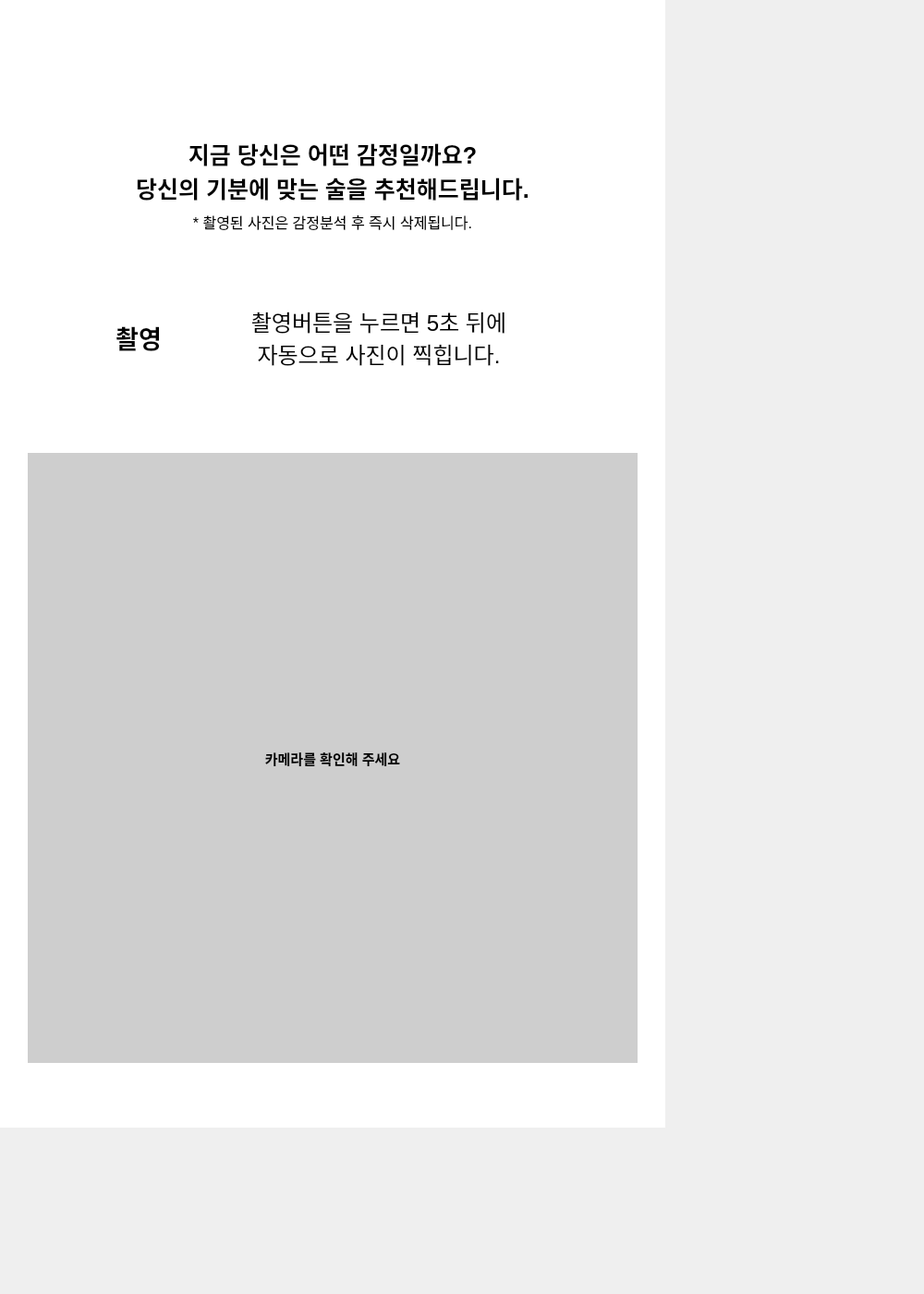
   <widget class="QWidget" name="page_15">
    <widget class="QLabel" name="p15_background_color_label">
     <property name="geometry">
      <rect>
       <x>0</x>
       <y>0</y>
       <width>720</width>
       <height>1220</height>
      </rect>
     </property>
     <property name="styleSheet">
      <string notr="true">background-color: rgb(255, 255, 255);</string>
     </property>
     <property name="text">
      <string/>
     </property>
    </widget>
    <widget class="QLabel" name="p15_home_image_label">
     <property name="geometry">
      <rect>
       <x>10</x>
       <y>10</y>
       <width>50</width>
       <height>50</height>
      </rect>
     </property>
     <property name="text">
      <string/>
     </property>
     <property name="pixmap">
      <pixmap>source/home_50.png</pixmap>
     </property>
    </widget>
    <widget class="QPushButton" name="p15_home_button">
     <property name="geometry">
      <rect>
       <x>10</x>
       <y>10</y>
       <width>50</width>
       <height>50</height>
      </rect>
     </property>
     <property name="text">
      <string/>
     </property>
     <property name="flat">
      <bool>true</bool>
     </property>
    </widget>
    <widget class="QLabel" name="p15_title_1_label">
     <property name="geometry">
      <rect>
       <x>0</x>
       <y>150</y>
       <width>720</width>
       <height>70</height>
      </rect>
     </property>
     <property name="font">
      <font>
       <pointsize>19</pointsize>
       <bold>true</bold>
      </font>
     </property>
     <property name="text">
      <string>지금 당신은 어떤 감정일까요?
당신의 기분에 맞는 술을 추천해드립니다.</string>
     </property>
     <property name="alignment">
      <set>Qt::AlignCenter</set>
     </property>
    </widget>
    <widget class="QLabel" name="p15_footer_wave_label">
     <property name="geometry">
      <rect>
       <x>-160</x>
       <y>1030</y>
       <width>991</width>
       <height>361</height>
      </rect>
     </property>
     <property name="text">
      <string/>
     </property>
     <property name="pixmap">
      <pixmap>source/wave_1280.png</pixmap>
     </property>
    </widget>
    <widget class="QLabel" name="p15_title_2_label">
     <property name="geometry">
      <rect>
       <x>0</x>
       <y>220</y>
       <width>720</width>
       <height>40</height>
      </rect>
     </property>
     <property name="font">
      <font>
       <pointsize>12</pointsize>
      </font>
     </property>
     <property name="text">
      <string>* 촬영된 사진은 감정분석 후 즉시 삭제됩니다.</string>
     </property>
     <property name="alignment">
      <set>Qt::AlignCenter</set>
     </property>
    </widget>
    <widget class="QLabel" name="p15_shot_image_label">
     <property name="geometry">
      <rect>
       <x>50</x>
       <y>270</y>
       <width>200</width>
       <height>183</height>
      </rect>
     </property>
     <property name="text">
      <string/>
     </property>
     <property name="pixmap">
      <pixmap>source/button_200.png</pixmap>
     </property>
    </widget>
    <widget class="QLabel" name="p15_shot_alert_label">
     <property name="geometry">
      <rect>
       <x>100</x>
       <y>330</y>
       <width>620</width>
       <height>70</height>
      </rect>
     </property>
     <property name="font">
      <font>
       <pointsize>18</pointsize>
      </font>
     </property>
     <property name="text">
      <string>촬영버튼을 누르면 5초 뒤에
자동으로 사진이 찍힙니다.</string>
     </property>
     <property name="alignment">
      <set>Qt::AlignCenter</set>
     </property>
    </widget>
    <widget class="QLabel" name="p15_cam_label">
     <property name="geometry">
      <rect>
       <x>30</x>
       <y>490</y>
       <width>660</width>
       <height>660</height>
      </rect>
     </property>
     <property name="font">
      <font>
       <pointsize>11</pointsize>
       <bold>true</bold>
      </font>
     </property>
     <property name="styleSheet">
      <string notr="true">background-color: rgb(206, 206, 206);</string>
     </property>
     <property name="text">
      <string>카메라를 확인해 주세요</string>
     </property>
     <property name="alignment">
      <set>Qt::AlignCenter</set>
     </property>
    </widget>
    <widget class="QPushButton" name="p15_takePicture_button">
     <property name="geometry">
      <rect>
       <x>90</x>
       <y>320</y>
       <width>120</width>
       <height>120</height>
      </rect>
     </property>
     <property name="font">
      <font>
       <pointsize>20</pointsize>
       <bold>true</bold>
      </font>
     </property>
     <property name="text">
      <string>촬영
</string>
     </property>
     <property name="flat">
      <bool>true</bool>
     </property>
    </widget>
    <zorder>p15_background_color_label</zorder>
    <zorder>p15_home_image_label</zorder>
    <zorder>p15_home_button</zorder>
    <zorder>p15_title_1_label</zorder>
    <zorder>p15_footer_wave_label</zorder>
    <zorder>p15_title_2_label</zorder>
    <zorder>p15_shot_alert_label</zorder>
    <zorder>p15_shot_image_label</zorder>
    <zorder>p15_cam_label</zorder>
    <zorder>p15_takePicture_button</zorder>
   </widget>
